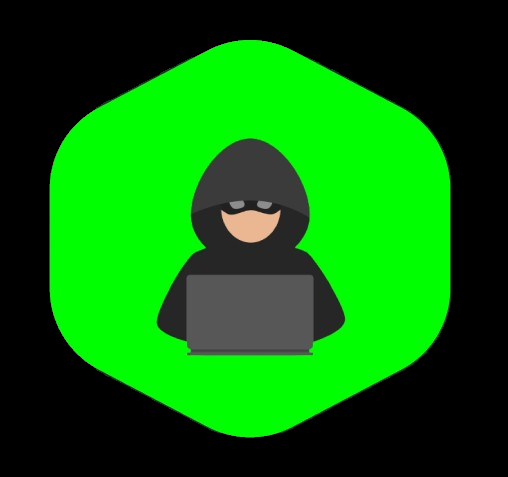
#> input picture home.png, 508 x 477 px, found by its file name
$ python 'Opencv이미지연산.py'
#> lines starting #> are read from the running program, lines starting #| are printed output that depends on the picture

#이미지 읽어서 살펴보기
## flag : 이미지 읽는 방법 설정
##cv2.imread(filename,flag):이미지를 읽어서 Numpy객체로 만드는 함수
##IMREAD_COLOR:이미지 Color로 읽고 투명 부분 무시
##IMREAD_GRAYSCALE: 이미지를 Grayscale로 읽기(흑백사진)
##IMREAD_UNCHANGED: 이미지를 clolor로 읽고 투명한 부분도 읽기
##Opencv는 BGR로 처리한다 ex Numpy 객체(행,열, 색상:기본 BGR)


## 이미지 읽어서 살펴보기 cv2.imshow(title,image):특정한 이미지를 화면에 출력 title=윈도우 창 제목,image=출력할 이미지


##cv2.imwrite(filename,image):특정한 이미지를 파일로 저장하는 함수
# filename 저장할 이미지 파일 이름
# image 저장할 이미지 객체

## cv2.waitKey(time):기보드 입력을 처리하는 함수
# cv2.destoryAllWindows():화면의 모든 윈도우를 닫는 함수

## 실습
##이미지 읽어서 Numpy객체로 표시
import cv2

img = cv2.imread('home.png', cv2.IMREAD_COLOR)
#> img is the input picture: shape (477, 508, 3); mean B, G, R 8.2, 109.8, 8.3
cv2.imshow('image', img)
cv2.waitKey(0)
cv2.imwrite("result.png", img)

# 이미지를 흑백으로 변환
img_gray = cv2.cvtColor(img, cv2.COLOR_BGR2GRAY)  # 여기에서 이미지 객체를 넣어야 합니다.
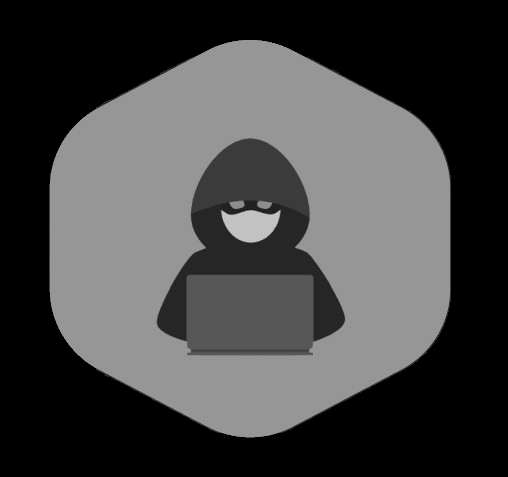
#> img_gray: shape (477, 508); min 0, max 203, mean 67.9
cv2.imshow('img_gray', img_gray)
cv2.waitKey(0)
cv2.imwrite("result_gray.png", img_gray)

cv2.destroyAllWindows()
